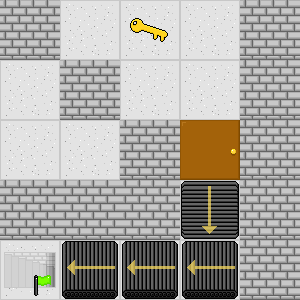

Below is a game level as drawn by its tile map, then a one-line description and the .tmx file that defines it, in full:
An orthogonal 5x5 tile map with 60x60 px tiles, 3 tile layers (Hidden Traps, Floor, Objects).

<map version="1.2" tiledversion="1.2.2" orientation="orthogonal" renderorder="right-down" width="5" height="5" tilewidth="60" tileheight="60" infinite="0" nextlayerid="4" nextobjectid="1">
 <tileset firstgid="1" source="../data/objects.tsx" />
 <layer id="3" name="Hidden Traps" width="5" height="5">
  <data encoding="csv">
0,0,0,0,0,
12,0,0,12,0,
0,0,0,0,0,
0,0,0,0,0,
0,0,0,0,0
</data>
 </layer>
 <layer id="1" name="Floor" width="5" height="5">
  <data encoding="csv">
2,2,2,2,2,
2,2,2,2,2,
2,2,2,2,2,
2,2,2,2,2,
2,2,2,2,2
</data>
 </layer>
 <layer id="2" name="Objects" width="5" height="5">
  <data encoding="csv">
5,0,3,0,5,
0,5,0,0,5,
0,0,5,1,5,
5,5,5,11,5,
7,10,10,10,5
</data>
 </layer>
</map>
